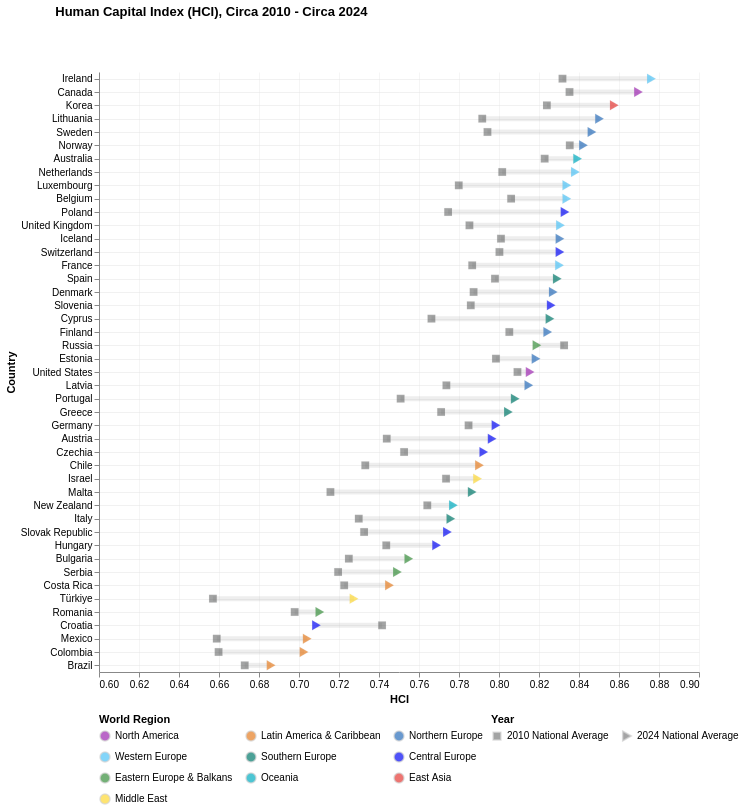

Notebook code cell kept with this figure:
### Code cell
combined = combined.copy()
combined['Continent'] = combined['Country'].map(continent_map)

# Ensure CIRCA is string for filtering
combined['CIRCA'] = combined['CIRCA'].astype(str)

# Remove duplicate rows (keep one per country/year)
combined_unique = combined.drop_duplicates(subset=['Country', 'CIRCA'])

# Add a YearType column for plotting
combined_unique['YearType'] = combined_unique['CIRCA'].replace({'2010': '2010 National Average', '2024': '2024 National Average'})

# Filter for 2024 and 2010 only
combined_2024 = combined_unique[combined_unique['CIRCA'] == '2024']
combined_2010 = combined_unique[combined_unique['CIRCA'] == '2010']

# Combine for plotting
combined_points = pd.concat([combined_2010, combined_2024], ignore_index=True)

# Get country order by 2024 National Average (descending)
country_order = combined_2024.sort_values('OBS_VALUE', ascending=False)['Country'].tolist()

charts = plot_hci_change_chart(combined_points, country_order, continent_color)
charts.save("C:\\Users\\lopez\\github\\capp30239\\static_visualization_project\\graphs\\Shape_hci_change_2010_2024.svg")
charts

### Figure 1 — Vega-Lite specification as saved in the notebook (floating-point values rounded to 4 significant figures)
{"config": {"view": {"continuousWidth": 300, "continuousHeight": 300, "stroke": null}}, "vconcat": [{"layer": [{"mark": {"type": "line", "color": "#9B98982B", "strokeWidth": 5}, "encoding": {"detail": {"field": "Country", "type": "nominal"}, "x": {"field": "OBS_VALUE", "scale": {"domain": [0.6, 0.9]}, "title": "HCI", "type": "quantitative"}, "y": {"field": "Country", "sort": ["Ireland", "Canada", "Korea", "Lithuania", "Sweden", "Norway", "Australia", "Netherlands", "Luxembourg", "Belgium", "Poland", "United Kingdom", "Iceland", "Switzerland", "France", "Spain", "Denmark", "Slovenia", "Cyprus", "Finland", "Russia", "Estonia", "United States", "Latvia", "Portugal", "Greece", "Germany", "Austria", "Czechia", "Chile", "Israel", "Malta", "New Zealand", "Italy", "Slovak Republic", "Hungary", "Bulgaria", "Serbia", "Costa Rica", "Türkiye", "Romania", "Croatia", "Mexico", "Colombia", "Brazil"], "type": "nominal"}}}, {"mark": {"type": "point", "filled": true, "stroke": "lightgray", "strokeWidth": 0.2}, "encoding": {"color": {"condition": {"test": "(datum.YearType === '2010 National Average')", "value": "#494a4bb7"}, "field": "Continent", "legend": {"columns": 3, "offset": 10, "orient": "bottom", "rowPadding": 5, "title": "World Region"}, "scale": {"domain": ["North America", "Latin America & Caribbean", "Northern Europe", "Western Europe", "Southern Europe", "Central Europe", "Eastern Europe & Balkans", "Oceania", "East Asia", "Middle East"], "range": ["#9C27B0", "#E67E22", "#2A6DBB", "#4FC3F7", "#00796B", "#0408F5", "#388E3C", "#00ACC1", "#E53935", "#FDD835"]}, "type": "nominal"}, "shape": {"field": "YearType", "legend": {"columns": 2, "orient": "bottom", "title": "Year"}, "scale": {"domain": ["2010 National Average", "2024 National Average"], "range": ["square", "triangle-right"]}, "type": "nominal"}, "size": {"field": "YearType", "scale": {"domain": ["2010 National Average", "2024 National Average"], "range": [60, 100]}, "type": "nominal"}, "tooltip": [{"field": "Country", "type": "nominal"}, {"field": "OBS_VALUE", "format": ".3f", "type": "quantitative"}, {"field": "YearType", "type": "nominal"}], "x": {"axis": {"grid": true, "gridColor": "#e0e0e055"}, "field": "OBS_VALUE", "scale": {"domain": [0.6, 0.9]}, "title": "HCI", "type": "quantitative"}, "y": {"axis": {"grid": true, "gridColor": "#e0e0e076"}, "field": "Country", "sort": ["Ireland", "Canada", "Korea", "Lithuania", "Sweden", "Norway", "Australia", "Netherlands", "Luxembourg", "Belgium", "Poland", "United Kingdom", "Iceland", "Switzerland", "France", "Spain", "Denmark", "Slovenia", "Cyprus", "Finland", "Russia", "Estonia", "United States", "Latvia", "Portugal", "Greece", "Germany", "Austria", "Czechia", "Chile", "Israel", "Malta", "New Zealand", "Italy", "Slovak Republic", "Hungary", "Bulgaria", "Serbia", "Costa Rica", "Türkiye", "Romania", "Croatia", "Mexico", "Colombia", "Brazil"], "type": "nominal"}}}], "height": 600, "title": {"text": "Human Capital Index (HCI), Circa 2010 - Circa 2024", "anchor": "start", "dx": 50, "offset": 50}, "width": 600}], "data": {"name": "data-5e5174cb71f73569d5f8d14c6185f791"}, "spacing": 10, "$schema": "https://vega.github.io/schema/vega-lite/v5.20.1.json", "datasets": {"data-5e5174cb71f73569d5f8d14c6185f791": [{"Country": "Norway", "LE": 83.3, "Survival": 99.87, "Attainment": 36.9, "Enrollment": 100.0, "LE_idx": 0.9738, "Survival_idx": 0.9987, "Attain_idx": 0.369, "Enroll_idx": 1.0, "OBS_VALUE": 0.8354, "CIRCA": "2010", "Continent": "Northern Europe", "YearType": "2010 National Average"}, {"Country": "Canada", "LE": 83.54, "Survival": 99.55, "Attainment": 50.0, "Enrollment": 86.8, "LE_idx": 0.9775, "Survival_idx": 0.9955, "Attain_idx": 0.5, "Enroll_idx": 0.868, "OBS_VALUE": 0.8353, "CIRCA": "2010", "Continent": "North America", "YearType": "2010 National Average"}, {"Country": "Russia", "LE": 74.9, "Survival": 99.36, "Attainment": 63.8, "Enrollment": 85.4, "LE_idx": 0.8446, "Survival_idx": 0.9936, "Attain_idx": 0.638, "Enroll_idx": 0.854, "OBS_VALUE": 0.8326, "CIRCA": "2010", "Continent": "Eastern Europe & Balkans", "YearType": "2010 National Average"}, {"Country": "Ireland", "LE": 83.1, "Survival": 99.72, "Attainment": 38.7, "Enrollment": 97.2, "LE_idx": 0.9708, "Survival_idx": 0.9972, "Attain_idx": 0.387, "Enroll_idx": 0.972, "OBS_VALUE": 0.8317, "CIRCA": "2010", "Continent": "Western Europe", "YearType": "2010 National Average"}, {"Country": "Korea", "LE": 83.6, "Survival": 99.73, "Attainment": 45.3, "Enrollment": 86.7, "LE_idx": 0.9785, "Survival_idx": 0.9973, "Attain_idx": 0.453, "Enroll_idx": 0.867, "OBS_VALUE": 0.8239, "CIRCA": "2010", "Continent": "East Asia", "YearType": "2010 National Average"}, {"Country": "Australia", "LE": 84.0, "Survival": 99.67, "Attainment": 43.7, "Enrollment": 87.3, "LE_idx": 0.9846, "Survival_idx": 0.9967, "Attain_idx": 0.437, "Enroll_idx": 0.873, "OBS_VALUE": 0.8228, "CIRCA": "2010", "Continent": "Oceania", "YearType": "2010 National Average"}, {"Country": "United States", "LE": 81.0, "Survival": 99.45, "Attainment": 41.7, "Enrollment": 88.7, "LE_idx": 0.9385, "Survival_idx": 0.9945, "Attain_idx": 0.417, "Enroll_idx": 0.887, "OBS_VALUE": 0.8092, "CIRCA": "2010", "Continent": "North America", "YearType": "2010 National Average"}, {"Country": "Belgium", "LE": 83.0, "Survival": 99.7, "Attainment": 35.0, "Enrollment": 90.8, "LE_idx": 0.9692, "Survival_idx": 0.997, "Attain_idx": 0.35, "Enroll_idx": 0.908, "OBS_VALUE": 0.8061, "CIRCA": "2010", "Continent": "Western Europe", "YearType": "2010 National Average"}, {"Country": "Finland", "LE": 83.5, "Survival": 99.77, "Attainment": 38.1, "Enrollment": 86.5, "LE_idx": 0.9769, "Survival_idx": 0.9977, "Attain_idx": 0.381, "Enroll_idx": 0.865, "OBS_VALUE": 0.8052, "CIRCA": "2010", "Continent": "Northern Europe", "YearType": "2010 National Average"}, {"Country": "Netherlands", "LE": 83.0, "Survival": 99.62, "Attainment": 32.0, "Enrollment": 92.1, "LE_idx": 0.9692, "Survival_idx": 0.9962, "Attain_idx": 0.32, "Enroll_idx": 0.921, "OBS_VALUE": 0.8016, "CIRCA": "2010", "Continent": "Western Europe", "YearType": "2010 National Average"}, {"Country": "Iceland", "LE": 84.1, "Survival": 99.78, "Attainment": 32.5, "Enrollment": 89.5, "LE_idx": 0.9862, "Survival_idx": 0.9978, "Attain_idx": 0.325, "Enroll_idx": 0.895, "OBS_VALUE": 0.801, "CIRCA": "2010", "Continent": "Northern Europe", "YearType": "2010 National Average"}, {"Country": "Switzerland", "LE": 84.9, "Survival": 99.64, "Attainment": 33.9, "Enrollment": 86.7, "LE_idx": 0.9985, "Survival_idx": 0.9964, "Attain_idx": 0.339, "Enroll_idx": 0.867, "OBS_VALUE": 0.8002, "CIRCA": "2010", "Continent": "Central Europe", "YearType": "2010 National Average"}, {"Country": "Estonia", "LE": 80.8, "Survival": 99.75, "Attainment": 35.5, "Enrollment": 90.6, "LE_idx": 0.9354, "Survival_idx": 0.9975, "Attain_idx": 0.355, "Enroll_idx": 0.906, "OBS_VALUE": 0.7985, "CIRCA": "2010", "Continent": "Northern Europe", "YearType": "2010 National Average"}, {"Country": "Spain", "LE": 85.03, "Survival": 99.7, "Attainment": 31.0, "Enrollment": 88.5, "LE_idx": 1.0, "Survival_idx": 0.997, "Attain_idx": 0.31, "Enroll_idx": 0.885, "OBS_VALUE": 0.798, "CIRCA": "2010", "Continent": "Southern Europe", "YearType": "2010 National Average"}, {"Country": "Sweden", "LE": 83.6, "Survival": 99.75, "Attainment": 33.9, "Enrollment": 86.2, "LE_idx": 0.9785, "Survival_idx": 0.9975, "Attain_idx": 0.339, "Enroll_idx": 0.862, "OBS_VALUE": 0.7942, "CIRCA": "2010", "Continent": "Northern Europe", "YearType": "2010 National Average"}, {"Country": "Lithuania", "LE": 78.76, "Survival": 99.55, "Attainment": 32.4, "Enrollment": 94.3, "LE_idx": 0.904, "Survival_idx": 0.9955, "Attain_idx": 0.324, "Enroll_idx": 0.943, "OBS_VALUE": 0.7916, "CIRCA": "2010", "Continent": "Northern Europe", "YearType": "2010 National Average"}, {"Country": "Denmark", "LE": 81.4, "Survival": 99.66, "Attainment": 33.0, "Enrollment": 87.8, "LE_idx": 0.9446, "Survival_idx": 0.9966, "Attain_idx": 0.33, "Enroll_idx": 0.878, "OBS_VALUE": 0.7873, "CIRCA": "2010", "Continent": "Northern Europe", "YearType": "2010 National Average"}, {"Country": "France", "LE": 85.3, "Survival": 99.64, "Attainment": 28.9, "Enrollment": 86.1, "LE_idx": 1.0, "Survival_idx": 0.9964, "Attain_idx": 0.289, "Enroll_idx": 0.861, "OBS_VALUE": 0.7866, "CIRCA": "2010", "Continent": "Western Europe", "YearType": "2010 National Average"}, {"Country": "Slovenia", "LE": 83.1, "Survival": 99.78, "Attainment": 23.7, "Enrollment": 93.8, "LE_idx": 0.9708, "Survival_idx": 0.9978, "Attain_idx": 0.237, "Enroll_idx": 0.938, "OBS_VALUE": 0.7859, "CIRCA": "2010", "Continent": "Central Europe", "YearType": "2010 National Average"}, {"Country": "United Kingdom", "LE": 82.6, "Survival": 99.58, "Attainment": 35.1, "Enrollment": 83.1, "LE_idx": 0.9631, "Survival_idx": 0.9958, "Attain_idx": 0.351, "Enroll_idx": 0.831, "OBS_VALUE": 0.7852, "CIRCA": "2010", "Continent": "Western Europe", "YearType": "2010 National Average"}, {"Country": "Germany", "LE": 83.0, "Survival": 99.69, "Attainment": 26.7, "Enrollment": 90.6, "LE_idx": 0.9692, "Survival_idx": 0.9969, "Attain_idx": 0.267, "Enroll_idx": 0.906, "OBS_VALUE": 0.7848, "CIRCA": "2010", "Continent": "Central Europe", "YearType": "2010 National Average"}, {"Country": "Luxembourg", "LE": 83.5, "Survival": 99.66, "Attainment": 35.5, "Enrollment": 79.1, "LE_idx": 0.9769, "Survival_idx": 0.9966, "Attain_idx": 0.355, "Enroll_idx": 0.791, "OBS_VALUE": 0.7799, "CIRCA": "2010", "Continent": "Western Europe", "YearType": "2010 National Average"}, {"Country": "Poland", "LE": 80.7, "Survival": 99.54, "Attainment": 22.5, "Enrollment": 94.4, "LE_idx": 0.9338, "Survival_idx": 0.9954, "Attain_idx": 0.225, "Enroll_idx": 0.944, "OBS_VALUE": 0.7746, "CIRCA": "2010", "Continent": "Central Europe", "YearType": "2010 National Average"}, {"Country": "Latvia", "LE": 78.0, "Survival": 99.45, "Attainment": 26.9, "Enrollment": 93.9, "LE_idx": 0.8923, "Survival_idx": 0.9945, "Attain_idx": 0.269, "Enroll_idx": 0.939, "OBS_VALUE": 0.7737, "CIRCA": "2010", "Continent": "Northern Europe", "YearType": "2010 National Average"}, {"Country": "Israel", "LE": 83.6, "Survival": 99.66, "Attainment": 46.4, "Enrollment": 65.5, "LE_idx": 0.9785, "Survival_idx": 0.9966, "Attain_idx": 0.464, "Enroll_idx": 0.655, "OBS_VALUE": 0.7735, "CIRCA": "2010", "Continent": "Middle East", "YearType": "2010 National Average"}, {"Country": "Greece", "LE": 83.3, "Survival": 99.64, "Attainment": 24.0, "Enrollment": 87.4, "LE_idx": 0.9738, "Survival_idx": 0.9964, "Attain_idx": 0.24, "Enroll_idx": 0.874, "OBS_VALUE": 0.7711, "CIRCA": "2010", "Continent": "Southern Europe", "YearType": "2010 National Average"}, {"Country": "Cyprus", "LE": 83.9, "Survival": 99.68, "Attainment": 35.7, "Enrollment": 72.8, "LE_idx": 0.9831, "Survival_idx": 0.9968, "Attain_idx": 0.357, "Enroll_idx": 0.728, "OBS_VALUE": 0.7662, "CIRCA": "2010", "Continent": "Southern Europe", "YearType": "2010 National Average"}, {"Country": "New Zealand", "LE": 82.7, "Survival": 99.5, "Attainment": 35.6, "Enrollment": 74.1, "LE_idx": 0.9646, "Survival_idx": 0.995, "Attain_idx": 0.356, "Enroll_idx": 0.741, "OBS_VALUE": 0.7642, "CIRCA": "2010", "Continent": "Oceania", "YearType": "2010 National Average"}, {"Country": "Czechia", "LE": 80.9, "Survival": 99.73, "Attainment": 16.8, "Enrollment": 90.8, "LE_idx": 0.9369, "Survival_idx": 0.9973, "Attain_idx": 0.168, "Enroll_idx": 0.908, "OBS_VALUE": 0.7526, "CIRCA": "2010", "Continent": "Central Europe", "YearType": "2010 National Average"}, {"Country": "Portugal", "LE": 82.19, "Survival": 99.75, "Attainment": 15.5, "Enrollment": 89.4, "LE_idx": 0.9568, "Survival_idx": 0.9975, "Attain_idx": 0.155, "Enroll_idx": 0.894, "OBS_VALUE": 0.7508, "CIRCA": "2010", "Continent": "Southern Europe", "YearType": "2010 National Average"}, {"Country": "Austria", "LE": 83.5, "Survival": 99.66, "Attainment": 19.1, "Enrollment": 81.1, "LE_idx": 0.9769, "Survival_idx": 0.9966, "Attain_idx": 0.191, "Enroll_idx": 0.811, "OBS_VALUE": 0.7439, "CIRCA": "2010", "Continent": "Central Europe", "YearType": "2010 National Average"}, {"Country": "Hungary", "LE": 78.6, "Survival": 99.5, "Attainment": 20.0, "Enrollment": 87.8, "LE_idx": 0.9015, "Survival_idx": 0.995, "Attain_idx": 0.2, "Enroll_idx": 0.878, "OBS_VALUE": 0.7436, "CIRCA": "2010", "Continent": "Central Europe", "YearType": "2010 National Average"}, {"Country": "Croatia", "LE": 79.9, "Survival": 99.56, "Attainment": 18.6, "Enrollment": 86.3, "LE_idx": 0.9215, "Survival_idx": 0.9956, "Attain_idx": 0.186, "Enroll_idx": 0.863, "OBS_VALUE": 0.7415, "CIRCA": "2010", "Continent": "Central Europe", "YearType": "2010 National Average"}, {"Country": "Chile", "LE": 81.7, "Survival": 99.33, "Attainment": 17.8, "Enrollment": 81.2, "LE_idx": 0.9492, "Survival_idx": 0.9933, "Attain_idx": 0.178, "Enroll_idx": 0.812, "OBS_VALUE": 0.7331, "CIRCA": "2010", "Continent": "Latin America & Caribbean", "YearType": "2010 National Average"}, {"Country": "Slovak Republic", "LE": 78.84, "Survival": 99.5, "Attainment": 17.3, "Enrollment": 85.7, "LE_idx": 0.9052, "Survival_idx": 0.995, "Attain_idx": 0.173, "Enroll_idx": 0.857, "OBS_VALUE": 0.7326, "CIRCA": "2010", "Continent": "Central Europe", "YearType": "2010 National Average"}, {"Country": "Italy", "LE": 84.7, "Survival": 99.71, "Attainment": 14.8, "Enrollment": 77.9, "LE_idx": 0.9954, "Survival_idx": 0.9971, "Attain_idx": 0.148, "Enroll_idx": 0.779, "OBS_VALUE": 0.7299, "CIRCA": "2010", "Continent": "Southern Europe", "YearType": "2010 National Average"}, {"Country": "Bulgaria", "LE": 77.4, "Survival": 99.06, "Attainment": 23.3, "Enrollment": 79.3, "LE_idx": 0.8831, "Survival_idx": 0.9906, "Attain_idx": 0.233, "Enroll_idx": 0.793, "OBS_VALUE": 0.7249, "CIRCA": "2010", "Continent": "Eastern Europe & Balkans", "YearType": "2010 National Average"}, {"Country": "Costa Rica", "LE": 81.59, "Survival": 99.18, "Attainment": 21.0, "Enrollment": 74.1, "LE_idx": 0.9476, "Survival_idx": 0.9918, "Attain_idx": 0.21, "Enroll_idx": 0.741, "OBS_VALUE": 0.7226, "CIRCA": "2010", "Continent": "Latin America & Caribbean", "YearType": "2010 National Average"}, {"Country": "Serbia", "LE": 77.0, "Survival": 99.33, "Attainment": 17.1, "Enrollment": 83.7, "LE_idx": 0.8769, "Survival_idx": 0.9933, "Attain_idx": 0.171, "Enroll_idx": 0.837, "OBS_VALUE": 0.7196, "CIRCA": "2010", "Continent": "Eastern Europe & Balkans", "YearType": "2010 National Average"}, {"Country": "Malta", "LE": 83.6, "Survival": 99.44, "Attainment": 14.9, "Enrollment": 74.1, "LE_idx": 0.9785, "Survival_idx": 0.9944, "Attain_idx": 0.149, "Enroll_idx": 0.741, "OBS_VALUE": 0.7157, "CIRCA": "2010", "Continent": "Southern Europe", "YearType": "2010 National Average"}, {"Country": "Romania", "LE": 77.6, "Survival": 99.02, "Attainment": 13.6, "Enrollment": 77.9, "LE_idx": 0.8862, "Survival_idx": 0.9902, "Attain_idx": 0.136, "Enroll_idx": 0.779, "OBS_VALUE": 0.6978, "CIRCA": "2010", "Continent": "Eastern Europe & Balkans", "YearType": "2010 National Average"}, {"Country": "Brazil", "LE": 77.4, "Survival": 98.54, "Attainment": 13.7, "Enrollment": 68.6, "LE_idx": 0.8831, "Survival_idx": 0.9854, "Attain_idx": 0.137, "Enroll_idx": 0.686, "OBS_VALUE": 0.6729, "CIRCA": "2010", "Continent": "Latin America & Caribbean", "YearType": "2010 National Average"}, {"Country": "Colombia", "LE": 77.9, "Survival": 98.24, "Attainment": 16.6, "Enrollment": 60.0, "LE_idx": 0.8908, "Survival_idx": 0.9824, "Attain_idx": 0.166, "Enroll_idx": 0.6, "OBS_VALUE": 0.6598, "CIRCA": "2010", "Continent": "Latin America & Caribbean", "YearType": "2010 National Average"}, {"Country": "Mexico", "LE": 77.2, "Survival": 98.75, "Attainment": 14.7, "Enrollment": 62.1, "LE_idx": 0.88, "Survival_idx": 0.9875, "Attain_idx": 0.147, "Enroll_idx": 0.621, "OBS_VALUE": 0.6589, "CIRCA": "2010", "Continent": "Latin America & Caribbean", "YearType": "2010 National Average"}, {"Country": "Türkiye", "LE": 78.7, "Survival": 98.78, "Attainment": 11.9, "Enrollment": 61.8, "LE_idx": 0.9031, "Survival_idx": 0.9878, "Attain_idx": 0.119, "Enroll_idx": 0.618, "OBS_VALUE": 0.657, "CIRCA": "2010", "Continent": "Middle East", "YearType": "2010 National Average"}, {"Country": "Ireland", "LE": 84.6, "Survival": 99.7, "Attainment": 56.6, "Enrollment": 94.8, "LE_idx": 0.9938, "Survival_idx": 0.997, "Attain_idx": 0.566, "Enroll_idx": 0.948, "OBS_VALUE": 0.8762, "CIRCA": "2024", "Continent": "Western Europe", "YearType": "2024 National Average"}, {"Country": "Canada", "LE": 83.58, "Survival": 99.58, "Attainment": 63.4, "Enrollment": 87.1, "LE_idx": 0.9782, "Survival_idx": 0.9958, "Attain_idx": 0.634, "Enroll_idx": 0.871, "OBS_VALUE": 0.8697, "CIRCA": "2024", "Continent": "North America", "YearType": "2024 National Average"}, {"Country": "Korea", "LE": 86.5, "Survival": 99.75, "Attainment": 57.4, "Enrollment": 85.9, "LE_idx": 1.0, "Survival_idx": 0.9975, "Attain_idx": 0.574, "Enroll_idx": 0.859, "OBS_VALUE": 0.8576, "CIRCA": "2024", "Continent": "East Asia", "YearType": "2024 National Average"}, {"Country": "Lithuania", "LE": 81.71, "Survival": 99.76, "Attainment": 47.6, "Enrollment": 97.8, "LE_idx": 0.9494, "Survival_idx": 0.9976, "Attain_idx": 0.476, "Enroll_idx": 0.978, "OBS_VALUE": 0.8502, "CIRCA": "2024", "Continent": "Northern Europe", "YearType": "2024 National Average"}, {"Country": "Sweden", "LE": 85.0, "Survival": 99.79, "Attainment": 50.5, "Enrollment": 88.3, "LE_idx": 1.0, "Survival_idx": 0.9979, "Attain_idx": 0.505, "Enroll_idx": 0.883, "OBS_VALUE": 0.8465, "CIRCA": "2024", "Continent": "Northern Europe", "YearType": "2024 National Average"}, {"Country": "Norway", "LE": 84.6, "Survival": 99.81, "Attainment": 49.5, "Enrollment": 88.2, "LE_idx": 0.9938, "Survival_idx": 0.9981, "Attain_idx": 0.495, "Enroll_idx": 0.882, "OBS_VALUE": 0.8422, "CIRCA": "2024", "Continent": "Northern Europe", "YearType": "2024 National Average"}, {"Country": "Australia", "LE": 85.1, "Survival": 99.72, "Attainment": 48.7, "Enrollment": 87.3, "LE_idx": 1.0, "Survival_idx": 0.9972, "Attain_idx": 0.487, "Enroll_idx": 0.873, "OBS_VALUE": 0.8393, "CIRCA": "2024", "Continent": "Oceania", "YearType": "2024 National Average"}, {"Country": "Netherlands", "LE": 83.4, "Survival": 99.64, "Attainment": 44.6, "Enrollment": 93.5, "LE_idx": 0.9754, "Survival_idx": 0.9964, "Attain_idx": 0.446, "Enroll_idx": 0.935, "OBS_VALUE": 0.8382, "CIRCA": "2024", "Continent": "Western Europe", "YearType": "2024 National Average"}, {"Country": "Luxembourg", "LE": 85.0, "Survival": 99.57, "Attainment": 54.7, "Enrollment": 79.3, "LE_idx": 1.0, "Survival_idx": 0.9957, "Attain_idx": 0.547, "Enroll_idx": 0.793, "OBS_VALUE": 0.8339, "CIRCA": "2024", "Continent": "Western Europe", "YearType": "2024 National Average"}, {"Country": "Belgium", "LE": 84.3, "Survival": 99.74, "Attainment": 45.0, "Enrollment": 89.9, "LE_idx": 0.9892, "Survival_idx": 0.9974, "Attain_idx": 0.45, "Enroll_idx": 0.899, "OBS_VALUE": 0.8339, "CIRCA": "2024", "Continent": "Western Europe", "YearType": "2024 National Average"}, {"Country": "Poland", "LE": 82.1, "Survival": 99.67, "Attainment": 39.5, "Enrollment": 98.5, "LE_idx": 0.9554, "Survival_idx": 0.9967, "Attain_idx": 0.395, "Enroll_idx": 0.985, "OBS_VALUE": 0.833, "CIRCA": "2024", "Continent": "Central Europe", "YearType": "2024 National Average"}, {"Country": "United Kingdom", "LE": 82.91, "Survival": 99.61, "Attainment": 52.8, "Enrollment": 83.1, "LE_idx": 0.9678, "Survival_idx": 0.9961, "Attain_idx": 0.528, "Enroll_idx": 0.831, "OBS_VALUE": 0.8307, "CIRCA": "2024", "Continent": "Western Europe", "YearType": "2024 National Average"}, {"Country": "Iceland", "LE": 84.3, "Survival": 99.77, "Attainment": 46.3, "Enrollment": 87.2, "LE_idx": 0.9892, "Survival_idx": 0.9977, "Attain_idx": 0.463, "Enroll_idx": 0.872, "OBS_VALUE": 0.8305, "CIRCA": "2024", "Continent": "Northern Europe", "YearType": "2024 National Average"}, {"Country": "Switzerland", "LE": 86.0, "Survival": 99.69, "Attainment": 46.5, "Enrollment": 86.0, "LE_idx": 1.0, "Survival_idx": 0.9969, "Attain_idx": 0.465, "Enroll_idx": 0.86, "OBS_VALUE": 0.8305, "CIRCA": "2024", "Continent": "Central Europe", "YearType": "2024 National Average"}, {"Country": "France", "LE": 85.7, "Survival": 99.6, "Attainment": 43.4, "Enrollment": 89.1, "LE_idx": 1.0, "Survival_idx": 0.996, "Attain_idx": 0.434, "Enroll_idx": 0.891, "OBS_VALUE": 0.8303, "CIRCA": "2024", "Continent": "Western Europe", "YearType": "2024 National Average"}, {"Country": "Spain", "LE": 86.34, "Survival": 99.75, "Attainment": 42.0, "Enrollment": 89.9, "LE_idx": 1.0, "Survival_idx": 0.9975, "Attain_idx": 0.42, "Enroll_idx": 0.899, "OBS_VALUE": 0.8291, "CIRCA": "2024", "Continent": "Southern Europe", "YearType": "2024 National Average"}, {"Country": "Denmark", "LE": 83.7, "Survival": 99.65, "Attainment": 45.1, "Enrollment": 88.1, "LE_idx": 0.98, "Survival_idx": 0.9965, "Attain_idx": 0.451, "Enroll_idx": 0.881, "OBS_VALUE": 0.8271, "CIRCA": "2024", "Continent": "Northern Europe", "YearType": "2024 National Average"}, {"Country": "Slovenia", "LE": 84.9, "Survival": 99.89, "Attainment": 34.6, "Enrollment": 96.1, "LE_idx": 0.9985, "Survival_idx": 0.9989, "Attain_idx": 0.346, "Enroll_idx": 0.961, "OBS_VALUE": 0.8261, "CIRCA": "2024", "Continent": "Central Europe", "YearType": "2024 National Average"}, {"Country": "Cyprus", "LE": 84.9, "Survival": 99.55, "Attainment": 51.4, "Enrollment": 79.4, "LE_idx": 0.9985, "Survival_idx": 0.9955, "Attain_idx": 0.514, "Enroll_idx": 0.794, "OBS_VALUE": 0.8255, "CIRCA": "2024", "Continent": "Southern Europe", "YearType": "2024 National Average"}, {"Country": "Finland", "LE": 84.3, "Survival": 99.82, "Attainment": 42.6, "Enrollment": 88.4, "LE_idx": 0.9892, "Survival_idx": 0.9982, "Attain_idx": 0.426, "Enroll_idx": 0.884, "OBS_VALUE": 0.8244, "CIRCA": "2024", "Continent": "Northern Europe", "YearType": "2024 National Average"}, {"Country": "Russia", "LE": 78.2, "Survival": 99.55, "Attainment": 53.1, "Enrollment": 85.4, "LE_idx": 0.8954, "Survival_idx": 0.9955, "Attain_idx": 0.531, "Enroll_idx": 0.854, "OBS_VALUE": 0.819, "CIRCA": "2024", "Continent": "Eastern Europe & Balkans", "YearType": "2024 National Average"}, {"Country": "Estonia", "LE": 83.06, "Survival": 99.89, "Attainment": 41.8, "Enrollment": 88.7, "LE_idx": 0.9702, "Survival_idx": 0.9989, "Attain_idx": 0.418, "Enroll_idx": 0.887, "OBS_VALUE": 0.8185, "CIRCA": "2024", "Continent": "Northern Europe", "YearType": "2024 National Average"}, {"Country": "United States", "LE": 79.9, "Survival": 99.47, "Attainment": 46.2, "Enrollment": 88.4, "LE_idx": 0.9215, "Survival_idx": 0.9947, "Attain_idx": 0.462, "Enroll_idx": 0.884, "OBS_VALUE": 0.8156, "CIRCA": "2024", "Continent": "North America", "YearType": "2024 National Average"}, {"Country": "Latvia", "LE": 80.4, "Survival": 99.74, "Attainment": 40.1, "Enrollment": 93.2, "LE_idx": 0.9292, "Survival_idx": 0.9974, "Attain_idx": 0.401, "Enroll_idx": 0.932, "OBS_VALUE": 0.8149, "CIRCA": "2024", "Continent": "Northern Europe", "YearType": "2024 National Average"}, {"Country": "Portugal", "LE": 83.67, "Survival": 99.79, "Attainment": 31.4, "Enrollment": 94.1, "LE_idx": 0.9795, "Survival_idx": 0.9979, "Attain_idx": 0.314, "Enroll_idx": 0.941, "OBS_VALUE": 0.8081, "CIRCA": "2024", "Continent": "Southern Europe", "YearType": "2024 National Average"}, {"Country": "Greece", "LE": 84.4, "Survival": 99.7, "Attainment": 35.2, "Enrollment": 87.9, "LE_idx": 0.9908, "Survival_idx": 0.997, "Attain_idx": 0.352, "Enroll_idx": 0.879, "OBS_VALUE": 0.8047, "CIRCA": "2024", "Continent": "Southern Europe", "YearType": "2024 National Average"}, {"Country": "Germany", "LE": 83.5, "Survival": 99.7, "Attainment": 34.5, "Enrollment": 87.5, "LE_idx": 0.9769, "Survival_idx": 0.997, "Attain_idx": 0.345, "Enroll_idx": 0.875, "OBS_VALUE": 0.7985, "CIRCA": "2024", "Continent": "Central Europe", "YearType": "2024 National Average"}, {"Country": "Austria", "LE": 84.2, "Survival": 99.76, "Attainment": 37.4, "Enrollment": 82.7, "LE_idx": 0.9877, "Survival_idx": 0.9976, "Attain_idx": 0.374, "Enroll_idx": 0.827, "OBS_VALUE": 0.7966, "CIRCA": "2024", "Continent": "Central Europe", "YearType": "2024 National Average"}, {"Country": "Czechia", "LE": 82.9, "Survival": 99.78, "Attainment": 27.5, "Enrollment": 92.9, "LE_idx": 0.9677, "Survival_idx": 0.9978, "Attain_idx": 0.275, "Enroll_idx": 0.929, "OBS_VALUE": 0.7924, "CIRCA": "2024", "Continent": "Central Europe", "YearType": "2024 National Average"}, {"Country": "Chile", "LE": 83.8, "Survival": 99.44, "Attainment": 32.9, "Enrollment": 85.6, "LE_idx": 0.9815, "Survival_idx": 0.9944, "Attain_idx": 0.329, "Enroll_idx": 0.856, "OBS_VALUE": 0.7902, "CIRCA": "2024", "Continent": "Latin America & Caribbean", "YearType": "2024 National Average"}, {"Country": "Israel", "LE": 84.6, "Survival": 99.72, "Attainment": 50.1, "Enrollment": 66.5, "LE_idx": 0.9938, "Survival_idx": 0.9972, "Attain_idx": 0.501, "Enroll_idx": 0.665, "OBS_VALUE": 0.7893, "CIRCA": "2024", "Continent": "Middle East", "YearType": "2024 National Average"}, {"Country": "Malta", "LE": 85.2, "Survival": 99.64, "Attainment": 36.1, "Enrollment": 78.9, "LE_idx": 1.0, "Survival_idx": 0.9964, "Attain_idx": 0.361, "Enroll_idx": 0.789, "OBS_VALUE": 0.7866, "CIRCA": "2024", "Continent": "Southern Europe", "YearType": "2024 National Average"}, {"Country": "New Zealand", "LE": 84.1, "Survival": 99.66, "Attainment": 40.1, "Enrollment": 72.5, "LE_idx": 0.9862, "Survival_idx": 0.9966, "Attain_idx": 0.401, "Enroll_idx": 0.725, "OBS_VALUE": 0.7772, "CIRCA": "2024", "Continent": "Oceania", "YearType": "2024 National Average"}, {"Country": "Italy", "LE": 85.5, "Survival": 99.77, "Attainment": 22.3, "Enrollment": 88.3, "LE_idx": 1.0, "Survival_idx": 0.9977, "Attain_idx": 0.223, "Enroll_idx": 0.883, "OBS_VALUE": 0.7759, "CIRCA": "2024", "Continent": "Southern Europe", "YearType": "2024 National Average"}, {"Country": "Slovak Republic", "LE": 81.35, "Survival": 99.5, "Attainment": 29.0, "Enrollment": 86.8, "LE_idx": 0.9438, "Survival_idx": 0.995, "Attain_idx": 0.29, "Enroll_idx": 0.868, "OBS_VALUE": 0.7742, "CIRCA": "2024", "Continent": "Central Europe", "YearType": "2024 National Average"}, {"Country": "Hungary", "LE": 79.58, "Survival": 99.75, "Attainment": 31.1, "Enrollment": 85.0, "LE_idx": 0.9166, "Survival_idx": 0.9975, "Attain_idx": 0.311, "Enroll_idx": 0.85, "OBS_VALUE": 0.7688, "CIRCA": "2024", "Continent": "Central Europe", "YearType": "2024 National Average"}, {"Country": "Bulgaria", "LE": 79.7, "Survival": 99.51, "Attainment": 33.8, "Enrollment": 76.8, "LE_idx": 0.9185, "Survival_idx": 0.9951, "Attain_idx": 0.338, "Enroll_idx": 0.768, "OBS_VALUE": 0.7549, "CIRCA": "2024", "Continent": "Eastern Europe & Balkans", "YearType": "2024 National Average"}, {"Country": "Serbia", "LE": 78.6, "Survival": 99.53, "Attainment": 28.6, "Enrollment": 81.4, "LE_idx": 0.9015, "Survival_idx": 0.9953, "Attain_idx": 0.286, "Enroll_idx": 0.814, "OBS_VALUE": 0.7492, "CIRCA": "2024", "Continent": "Eastern Europe & Balkans", "YearType": "2024 National Average"}, {"Country": "Costa Rica", "LE": 83.38, "Survival": 99.18, "Attainment": 22.8, "Enrollment": 78.6, "LE_idx": 0.9751, "Survival_idx": 0.9918, "Attain_idx": 0.228, "Enroll_idx": 0.786, "OBS_VALUE": 0.7452, "CIRCA": "2024", "Continent": "Latin America & Caribbean", "YearType": "2024 National Average"}, {"Country": "Türkiye", "LE": 79.8, "Survival": 99.0, "Attainment": 25.6, "Enrollment": 74.4, "LE_idx": 0.92, "Survival_idx": 0.99, "Attain_idx": 0.256, "Enroll_idx": 0.744, "OBS_VALUE": 0.7275, "CIRCA": "2024", "Continent": "Middle East", "YearType": "2024 National Average"}, {"Country": "Romania", "LE": 80.4, "Survival": 99.44, "Attainment": 19.2, "Enrollment": 72.6, "LE_idx": 0.9292, "Survival_idx": 0.9944, "Attain_idx": 0.192, "Enroll_idx": 0.726, "OBS_VALUE": 0.7104, "CIRCA": "2024", "Continent": "Eastern Europe & Balkans", "YearType": "2024 National Average"}, {"Country": "Croatia", "LE": 81.8, "Survival": 99.61, "Attainment": 30.4, "Enrollment": 58.4, "LE_idx": 0.9508, "Survival_idx": 0.9961, "Attain_idx": 0.304, "Enroll_idx": 0.584, "OBS_VALUE": 0.7087, "CIRCA": "2024", "Continent": "Central Europe", "YearType": "2024 National Average"}, {"Country": "Mexico", "LE": 78.9, "Survival": 98.82, "Attainment": 20.8, "Enrollment": 71.4, "LE_idx": 0.9062, "Survival_idx": 0.9882, "Attain_idx": 0.208, "Enroll_idx": 0.714, "OBS_VALUE": 0.7041, "CIRCA": "2024", "Continent": "Latin America & Caribbean", "YearType": "2024 National Average"}, {"Country": "Colombia", "LE": 80.0, "Survival": 98.39, "Attainment": 27.5, "Enrollment": 62.8, "LE_idx": 0.9231, "Survival_idx": 0.9839, "Attain_idx": 0.275, "Enroll_idx": 0.628, "OBS_VALUE": 0.7025, "CIRCA": "2024", "Continent": "Latin America & Caribbean", "YearType": "2024 National Average"}, {"Country": "Brazil", "LE": 79.7, "Survival": 98.77, "Attainment": 14.8, "Enrollment": 69.0, "LE_idx": 0.9185, "Survival_idx": 0.9877, "Attain_idx": 0.148, "Enroll_idx": 0.69, "OBS_VALUE": 0.686, "CIRCA": "2024", "Continent": "Latin America & Caribbean", "YearType": "2024 National Average"}]}}
